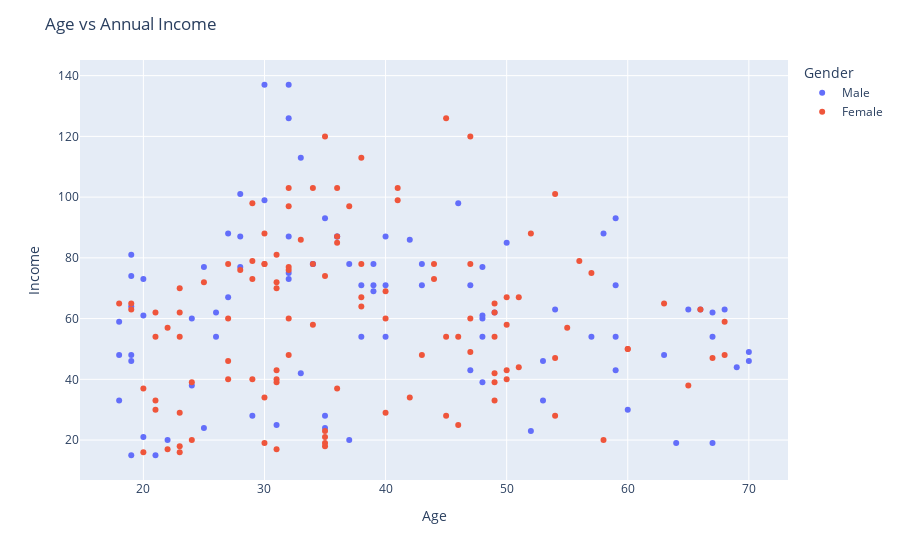

Write notebook code for a chart like this one.
### Code cell
#Age vs Annual Income
fig = px.scatter(df, x='Age', y='Income', color='Gender')
fig.update_layout(title='Age vs Annual Income')
fig.show()

### Figure 1 — Plotly figure (JSON) as saved in the notebook; plotly's stock layout.template omitted (floating-point values rounded to 4 significant figures)
{"data": [{"hovertemplate": "Gender=Male<br>Age=%{x}<br>Income=%{y}<extra></extra>", "legendgroup": "Male", "marker": {"color": "#636efa", "symbol": "circle"}, "mode": "markers", "name": "Male", "orientation": "v", "showlegend": true, "type": "scatter", "x": [19, 21, 64, 67, 37, 22, 20, 52, 35, 25, 31, 29, 35, 60, 53, 18, 24, 48, 33, 59, 47, 69, 53, 70, 19, 63, 18, 19, 70, 59, 26, 40, 57, 38, 67, 48, 18, 48, 24, 48, 20, 67, 26, 49, 54, 68, 66, 65, 19, 27, 39, 43, 40, 59, 38, 47, 39, 20, 32, 19, 32, 25, 28, 48, 34, 43, 39, 37, 34, 19, 50, 42, 32, 40, 28, 36, 36, 58, 27, 59, 35, 46, 30, 28, 33, 32, 32, 30], "xaxis": "x", "y": [15, 15, 19, 19, 20, 20, 21, 23, 24, 24, 25, 28, 28, 30, 33, 33, 38, 39, 42, 43, 43, 44, 46, 46, 46, 48, 48, 48, 49, 54, 54, 54, 54, 54, 54, 54, 59, 60, 60, 61, 61, 62, 62, 62, 63, 63, 63, 63, 64, 67, 69, 71, 71, 71, 71, 71, 71, 73, 73, 74, 75, 77, 77, 77, 78, 78, 78, 78, 78, 81, 85, 86, 87, 87, 87, 87, 87, 88, 88, 93, 93, 98, 99, 101, 113, 126, 137, 137], "yaxis": "y"}, {"hovertemplate": "Gender=Female<br>Age=%{x}<br>Income=%{y}<extra></extra>", "legendgroup": "Female", "marker": {"color": "#EF553B", "symbol": "circle"}, "mode": "markers", "name": "Female", "orientation": "v", "showlegend": true, "type": "scatter", "x": [20, 23, 31, 22, 35, 23, 30, 35, 58, 24, 35, 35, 46, 54, 45, 40, 23, 21, 49, 21, 42, 30, 36, 20, 65, 31, 49, 24, 50, 27, 29, 31, 49, 31, 50, 51, 27, 67, 54, 43, 68, 32, 47, 60, 60, 45, 23, 49, 46, 21, 55, 22, 34, 50, 68, 40, 32, 47, 27, 23, 49, 21, 66, 19, 38, 18, 19, 63, 49, 51, 50, 38, 40, 23, 31, 25, 31, 29, 44, 35, 57, 28, 32, 32, 34, 44, 38, 47, 27, 30, 30, 56, 29, 31, 36, 33, 36, 52, 30, 37, 32, 29, 41, 54, 41, 36, 34, 32, 38, 47, 35, 45], "xaxis": "x", "y": [16, 16, 17, 17, 18, 18, 19, 19, 20, 20, 21, 23, 25, 28, 28, 29, 29, 30, 33, 33, 34, 34, 37, 37, 38, 39, 39, 39, 40, 40, 40, 40, 42, 43, 43, 44, 46, 47, 47, 48, 48, 48, 49, 50, 50, 54, 54, 54, 54, 54, 57, 57, 58, 58, 59, 60, 60, 60, 60, 62, 62, 62, 63, 63, 64, 65, 65, 65, 65, 67, 67, 67, 69, 70, 70, 72, 72, 73, 73, 74, 75, 76, 76, 77, 78, 78, 78, 78, 78, 78, 78, 79, 79, 81, 85, 86, 87, 88, 88, 97, 97, 98, 99, 101, 103, 103, 103, 103, 113, 120, 120, 126], "yaxis": "y"}], "layout": {"legend": {"title": {"text": "Gender"}, "tracegroupgap": 0}, "margin": {"t": 60}, "title": {"text": "Age vs Annual Income"}, "xaxis": {"anchor": "y", "domain": [0, 1], "title": {"text": "Age"}}, "yaxis": {"anchor": "x", "domain": [0, 1], "title": {"text": "Income"}}}}
